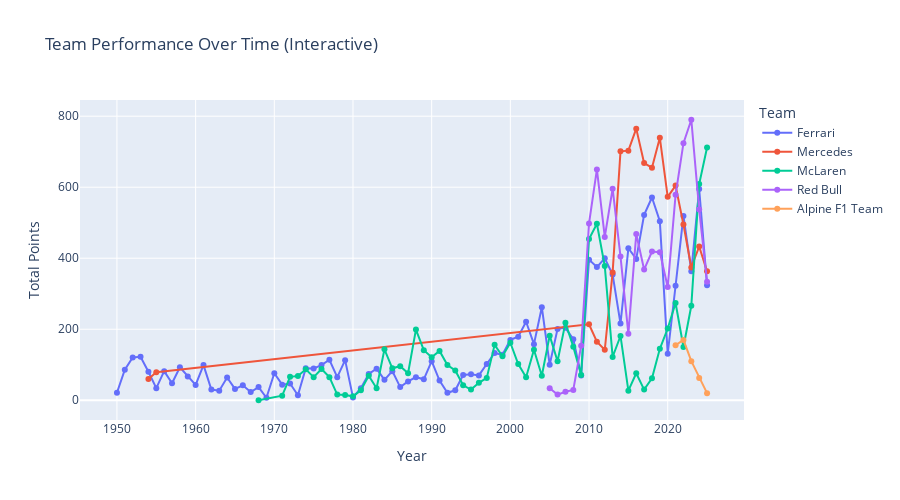

Write notebook code for a chart like this one.
### Markdown cell above
## Plotly Plots - Team Performance Over Time

### Code cell
yearly_performance = master_df.groupby(['race_year', 'team_name'])['points'].sum().reset_index()

fig = px.line(yearly_performance, x='race_year', y='points', color='team_name',
              title='Team Performance Over Time (Interactive)',
              labels={'race_year': 'Year', 'points': 'Total Points', 'team_name': 'Team'},
              markers=True)
fig.update_layout(hovermode='x unified', height=500)
fig.show()

### Figure 1 — Plotly figure (JSON) as saved in the notebook; plotly's stock layout.template omitted (floating-point values rounded to 4 significant figures)
{"data": [{"hovertemplate": "Team=Ferrari<br>Year=%{x}<br>Total Points=%{y}<extra></extra>", "legendgroup": "Ferrari", "line": {"color": "#636efa", "dash": "solid"}, "marker": {"symbol": "circle"}, "mode": "lines+markers", "name": "Ferrari", "orientation": "v", "showlegend": true, "type": "scatter", "x": [1950, 1951, 1952, 1953, 1954, 1955, 1956, 1957, 1958, 1959, 1960, 1961, 1962, 1963, 1964, 1965, 1966, 1967, 1968, 1969, 1970, 1971, 1972, 1973, 1974, 1975, 1976, 1977, 1978, 1979, 1980, 1981, 1982, 1983, 1984, 1985, 1986, 1987, 1988, 1989, 1990, 1991, 1992, 1993, 1994, 1995, 1996, 1997, 1998, 1999, 2000, 2001, 2002, 2003, 2004, 2005, 2006, 2007, 2008, 2009, 2010, 2011, 2012, 2013, 2014, 2015, 2016, 2017, 2018, 2019, 2020, 2021, 2022, 2023, 2024, 2025], "xaxis": "x", "y": [21, 86, 120.5, 122.5, 80.28, 33.99, 82, 48, 93, 67, 43, 99, 30, 27, 64, 32, 42, 23, 37, 7, 76, 44, 47, 14, 90, 89.5, 99, 114, 65, 113, 8, 34, 74, 89, 57.5, 82, 37, 53, 65, 59, 110, 55.5, 21, 28, 71, 73, 70, 102, 133, 128, 170, 179, 221, 158, 262, 100, 201, 204, 172, 70, 396, 375, 400, 354, 216, 428, 398, 522, 571, 504, 131, 322.5, 519, 363, 595, 324], "yaxis": "y"}, {"hovertemplate": "Team=Mercedes<br>Year=%{x}<br>Total Points=%{y}<extra></extra>", "legendgroup": "Mercedes", "line": {"color": "#EF553B", "dash": "solid"}, "marker": {"symbol": "circle"}, "mode": "lines+markers", "name": "Mercedes", "orientation": "v", "showlegend": true, "type": "scatter", "x": [1954, 1955, 2010, 2011, 2012, 2013, 2014, 2015, 2016, 2017, 2018, 2019, 2020, 2021, 2022, 2023, 2024, 2025], "xaxis": "x", "y": [60.14, 79, 214, 165, 142, 360, 701, 703, 765, 668, 655, 739, 573, 604.5, 495, 374, 433, 363], "yaxis": "y"}, {"hovertemplate": "Team=McLaren<br>Year=%{x}<br>Total Points=%{y}<extra></extra>", "legendgroup": "McLaren", "line": {"color": "#00cc96", "dash": "solid"}, "marker": {"symbol": "circle"}, "mode": "lines+markers", "name": "McLaren", "orientation": "v", "showlegend": true, "type": "scatter", "x": [1968, 1971, 1972, 1973, 1974, 1975, 1976, 1977, 1978, 1979, 1980, 1981, 1982, 1983, 1984, 1985, 1986, 1987, 1988, 1989, 1990, 1991, 1992, 1993, 1994, 1995, 1996, 1997, 1998, 1999, 2000, 2001, 2002, 2003, 2004, 2005, 2006, 2007, 2008, 2009, 2010, 2011, 2012, 2013, 2014, 2015, 2016, 2017, 2018, 2019, 2020, 2021, 2022, 2023, 2024, 2025], "xaxis": "x", "y": [0, 13, 66, 68, 87, 65, 88, 65, 16, 15, 11, 28, 69, 34, 143.5, 90, 96, 76, 199, 141, 121, 139, 99, 84, 42, 30, 49, 63, 156, 124, 162, 102, 65, 142, 69, 182, 110, 218, 151, 71, 454, 497, 378, 122, 181, 27, 76, 30, 62, 145, 202, 274, 150, 266, 609, 712], "yaxis": "y"}, {"hovertemplate": "Team=Red Bull<br>Year=%{x}<br>Total Points=%{y}<extra></extra>", "legendgroup": "Red Bull", "line": {"color": "#ab63fa", "dash": "solid"}, "marker": {"symbol": "circle"}, "mode": "lines+markers", "name": "Red Bull", "orientation": "v", "showlegend": true, "type": "scatter", "x": [2005, 2006, 2007, 2008, 2009, 2010, 2011, 2012, 2013, 2014, 2015, 2016, 2017, 2018, 2019, 2020, 2021, 2022, 2023, 2024, 2025], "xaxis": "x", "y": [34, 16, 24, 29, 153.5, 498, 650, 460, 596, 405, 187, 468, 368, 419, 417, 319, 578.5, 724, 790, 537, 334], "yaxis": "y"}, {"hovertemplate": "Team=Alpine F1 Team<br>Year=%{x}<br>Total Points=%{y}<extra></extra>", "legendgroup": "Alpine F1 Team", "line": {"color": "#FFA15A", "dash": "solid"}, "marker": {"symbol": "circle"}, "mode": "lines+markers", "name": "Alpine F1 Team", "orientation": "v", "showlegend": true, "type": "scatter", "x": [2021, 2022, 2023, 2024, 2025], "xaxis": "x", "y": [155, 170, 110, 63, 20], "yaxis": "y"}], "layout": {"height": 500, "hovermode": "x unified", "legend": {"title": {"text": "Team"}, "tracegroupgap": 0}, "title": {"text": "Team Performance Over Time (Interactive)"}, "xaxis": {"anchor": "y", "domain": [0, 1], "title": {"text": "Year"}}, "yaxis": {"anchor": "x", "domain": [0, 1], "title": {"text": "Total Points"}}}}
